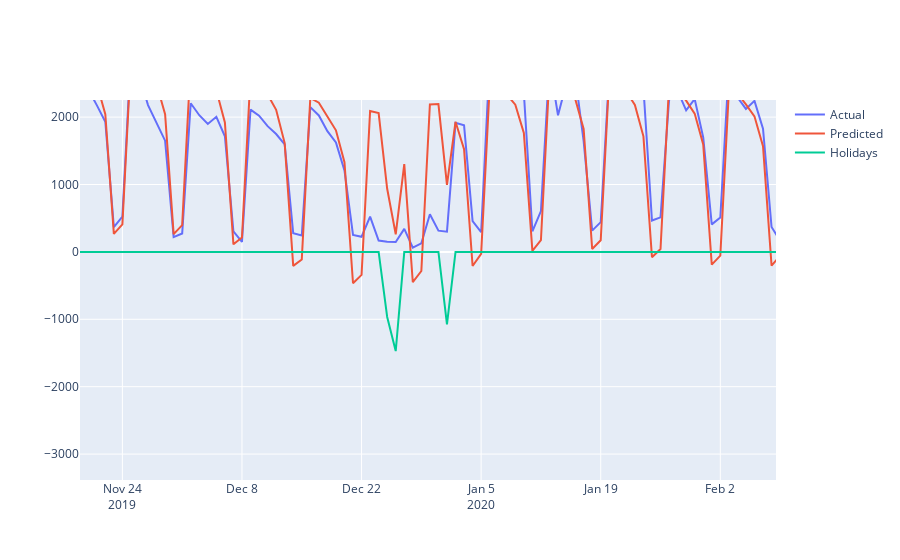

Notebook code cell kept with this figure:
### Code cell
# Creating future dataframe
future = m.make_future_dataframe(periods=180, freq='D')
forecast = m.predict(future)

# Moving over to plotly for easier overlays
fig = go.Figure(layout={'height': 650})
fig.add_trace(go.Scatter(x=bikerides['ds'], y=bikerides['y'], name='Actual')) # Bike Ride layer
fig.add_trace(go.Scatter(x=forecast['ds'], y=forecast['yhat'], name='Predicted')) # Forecast Layer
fig.add_trace(go.Scatter(x=forecast['ds'], y=forecast['holidays'], name='Holidays')) # Holidays
fig.show()

### Figure 1 — Plotly figure (JSON) as saved in the notebook; plotly's stock layout.template omitted (floating-point values rounded to 4 significant figures; data arrays with more than 128 entries replaced by an {"elided": "..."} marker saying what was removed)
{"data": [{"name": "Actual", "type": "scatter", "x": {"elided": "1273 str values"}, "y": {"elided": "1273 int values"}}, {"name": "Predicted", "type": "scatter", "x": {"elided": "1453 str values"}, "y": {"elided": "1453 float values"}}, {"name": "Holidays", "type": "scatter", "visible": true, "x": {"elided": "1453 str values"}, "y": {"elided": "1453 float values"}}], "layout": {"autosize": true, "xaxis": {"autorange": false, "range": ["2019-11-19 00:53:21.2167", "2020-02-08 12:29:06.2473"], "type": "date"}, "yaxis": {"autorange": false, "range": [-3385.0, 2254.0], "type": "linear"}}}
